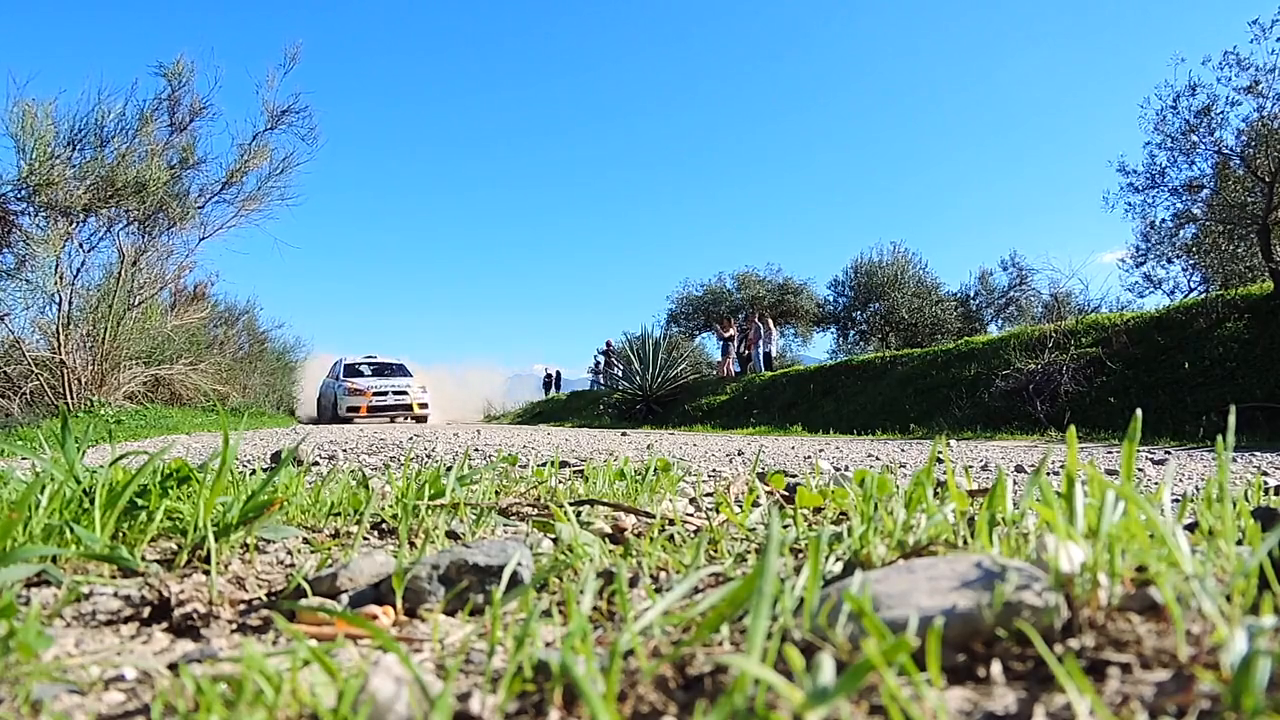
#> input picture frame 24 of Optical Flow/medium.mp4, 1280 x 720 px, given in place of car.mp4, which was not available
$ python dense-solution.py
#> lines starting #> are read from the running program, lines starting #| are printed output that depends on the picture; pictures that were not available may be replaced by others from this repository, and a replacement may not be noted
import cv2 as cv
import numpy as np

# The video feed is read in as a VideoCapture object
cap = cv.VideoCapture("car.mp4")
# ret = a boolean return value from getting the frame, first_frame = the first frame in the entire video sequence
ret, first_frame = cap.read()
#> first_frame is the input picture: shape (720, 1280, 3); mean B, G, R 154.7, 152.5, 113.4
# Converts frame to grayscale because we only need the luminance channel for detecting edges - less computationally expensive
prev_gray = cv.cvtColor(first_frame, cv.COLOR_BGR2GRAY)
# Creates an image filled with zero intensities with the same dimensions as the frame
mask = np.zeros_like(first_frame)
# Sets image saturation to maximum
mask[..., 1] = 255

while(cap.isOpened()):
    # ret = a boolean return value from getting the frame, frame = the current frame being projected in the video
    ret, frame = cap.read()
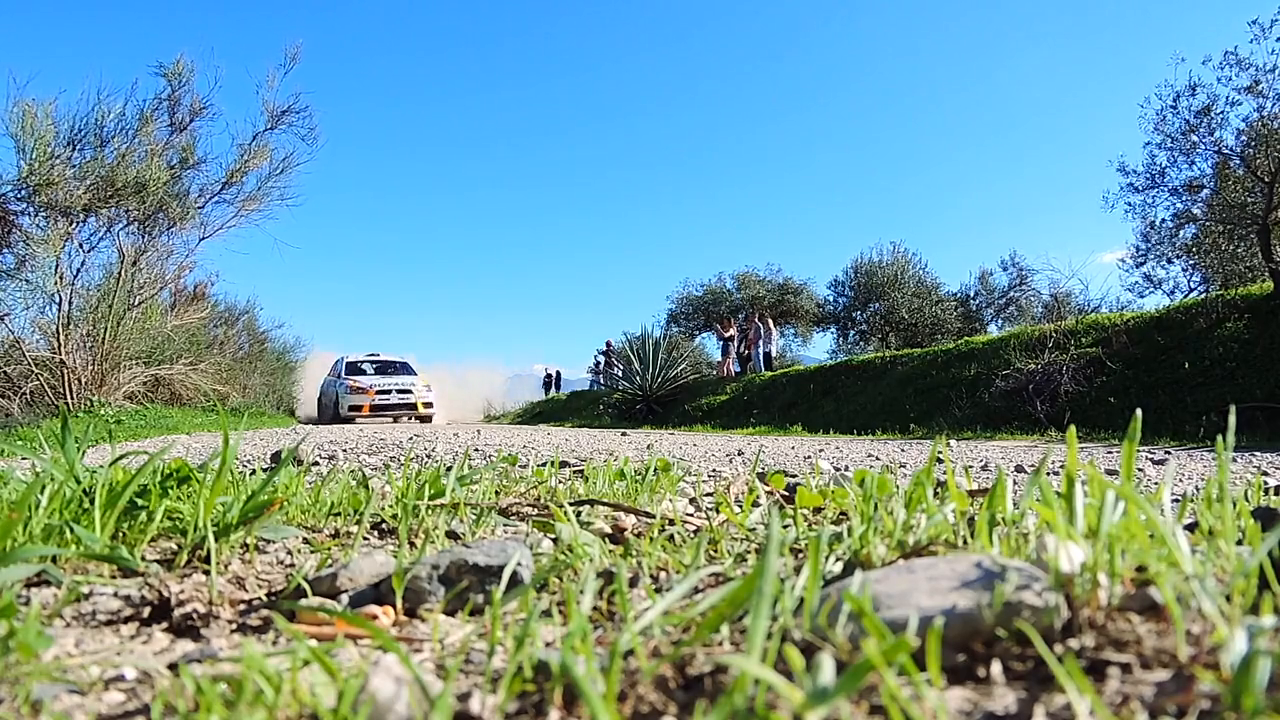
#> input picture frame 25 of Optical Flow/medium.mp4, 1280 x 720 px, given in place of car.mp4, which was not available
#> frame is the input picture: shape (720, 1280, 3); mean B, G, R 154.5, 152.4, 113.2
    # Opens a new window and displays the input frame
    cv.imshow("input", frame)
    # Converts each frame to grayscale - we previously only converted the first frame to grayscale
    gray = cv.cvtColor(frame, cv.COLOR_BGR2GRAY)
    # Calculates dense optical flow by Farneback method
    # https://docs.opencv.org/3.0-beta/modules/video/doc/motion_analysis_and_object_tracking.html#calcopticalflowfarneback
    flow = cv.calcOpticalFlowFarneback(prev_gray, gray, None, 0.5, 3, 15, 3, 5, 1.2, 0)
    # Computes the magnitude and angle of the 2D vectors
    magnitude, angle = cv.cartToPolar(flow[..., 0], flow[..., 1])
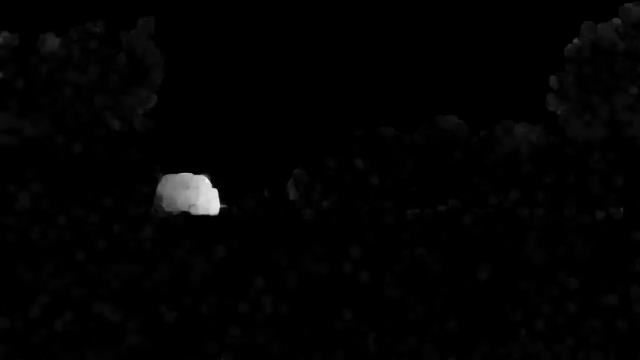
#> magnitude: shape (720, 1280) float32 (shown at 1/2 size); min 0, max 5.61, mean 0.0679; drawn with min black and max white
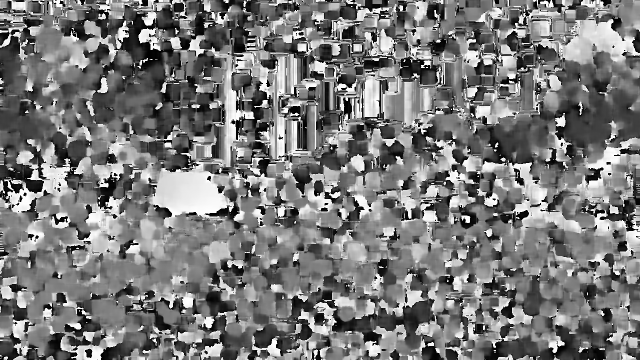
#> angle: shape (720, 1280) float32 (shown at 1/2 size); min 1.45e-14, max 6.28, mean 3; drawn with min black and max white
    # Sets image hue according to the optical flow direction
    mask[..., 0] = angle * 180 / np.pi / 2
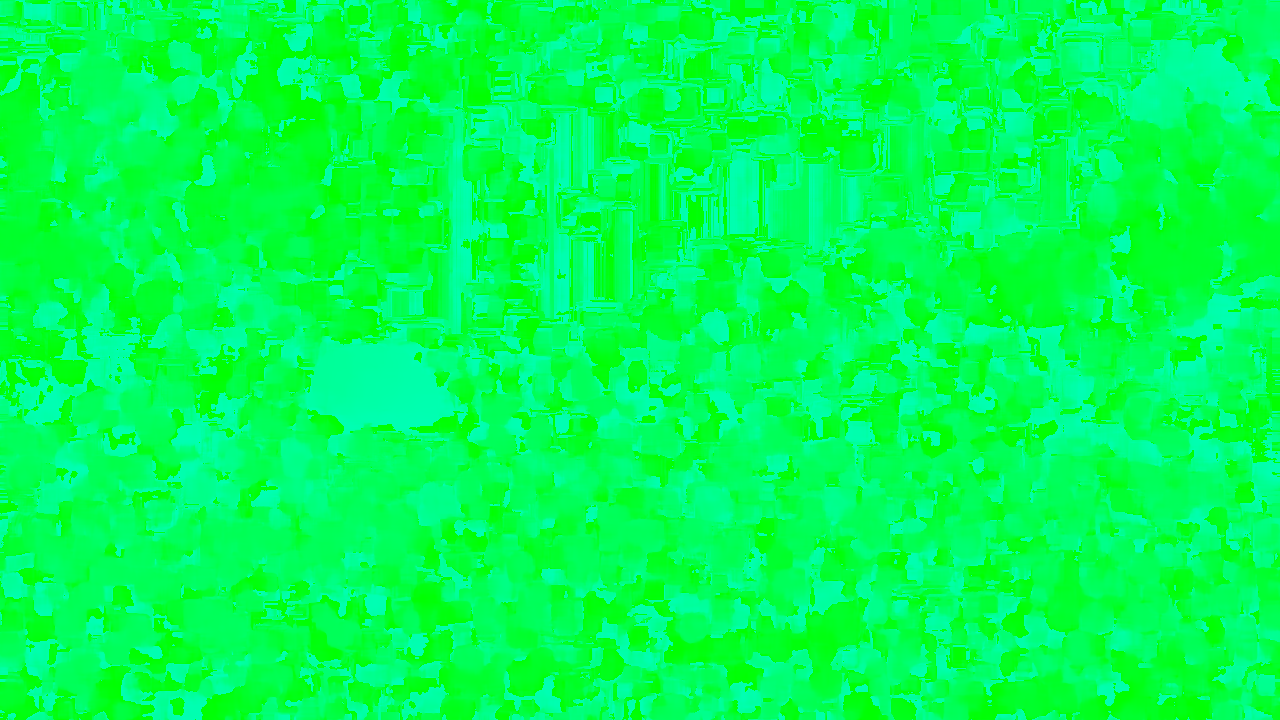
#> mask: shape (720, 1280, 3); mean of channels 0, 1, 2 85.3, 255, 0; drawn as B, G, R
    # Sets image value according to the optical flow magnitude (normalized)
    mask[..., 2] = cv.normalize(magnitude, None, 0, 255, cv.NORM_MINMAX)
    # Converts HSV to RGB (BGR) color representation
    rgb = cv.cvtColor(mask, cv.COLOR_HSV2BGR)

    # Opens a new window and displays the output frame
    cv.imshow("dense optical flow", rgb)
    # Updates previous frame
    prev_gray = gray
    # Frames are read by intervals of 1 millisecond. The programs breaks out of the while loop when the user presses the 'q' key
    if cv.waitKey(1) & 0xFF == ord('q'):
#> (key q is pressed here)
        break
# The following frees up resources and closes all windows
cap.release()
cv.destroyAllWindows()

$ run again, starting later in the video
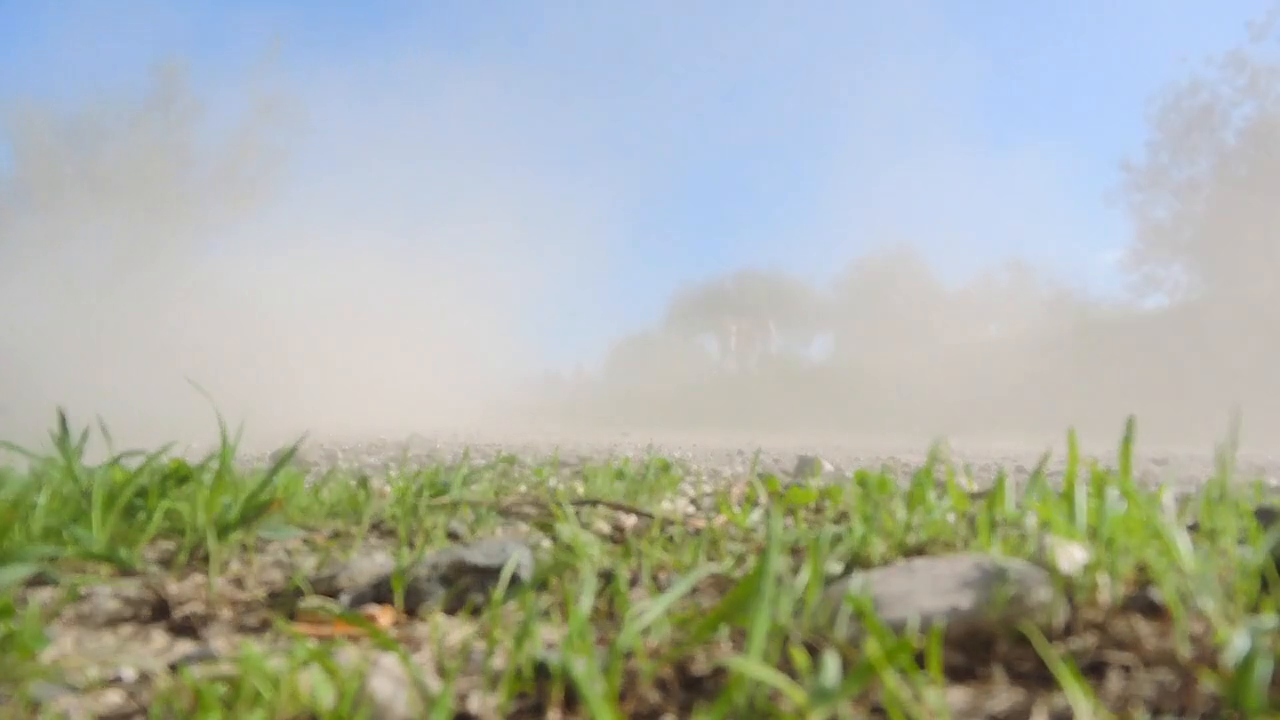
#> input picture frame 108 of Optical Flow/medium.mp4, 1280 x 720 px, given in place of car.mp4, which was not available
#> first_frame is the input picture: shape (720, 1280, 3); mean B, G, R 166.6, 176.8, 170.7
#> `mask[..., 2] = cv.normalize(magnitude, None, 0, 255, cv.NORM_MINMAX)`:
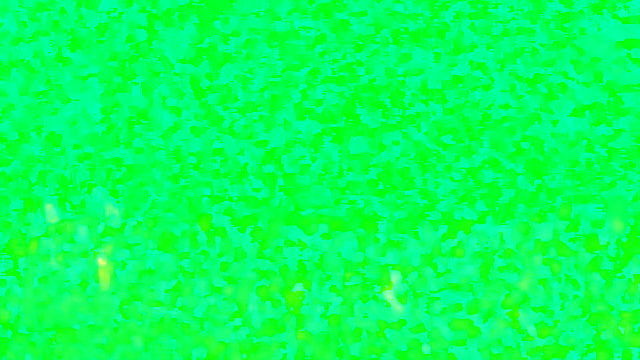
#> mask: shape (720, 1280, 3) (shown at 1/2 size); mean of channels 0, 1, 2 92.2, 255, 5.8; drawn as B, G, R
#> `rgb = cv.cvtColor(mask, cv.COLOR_HSV2BGR)`:
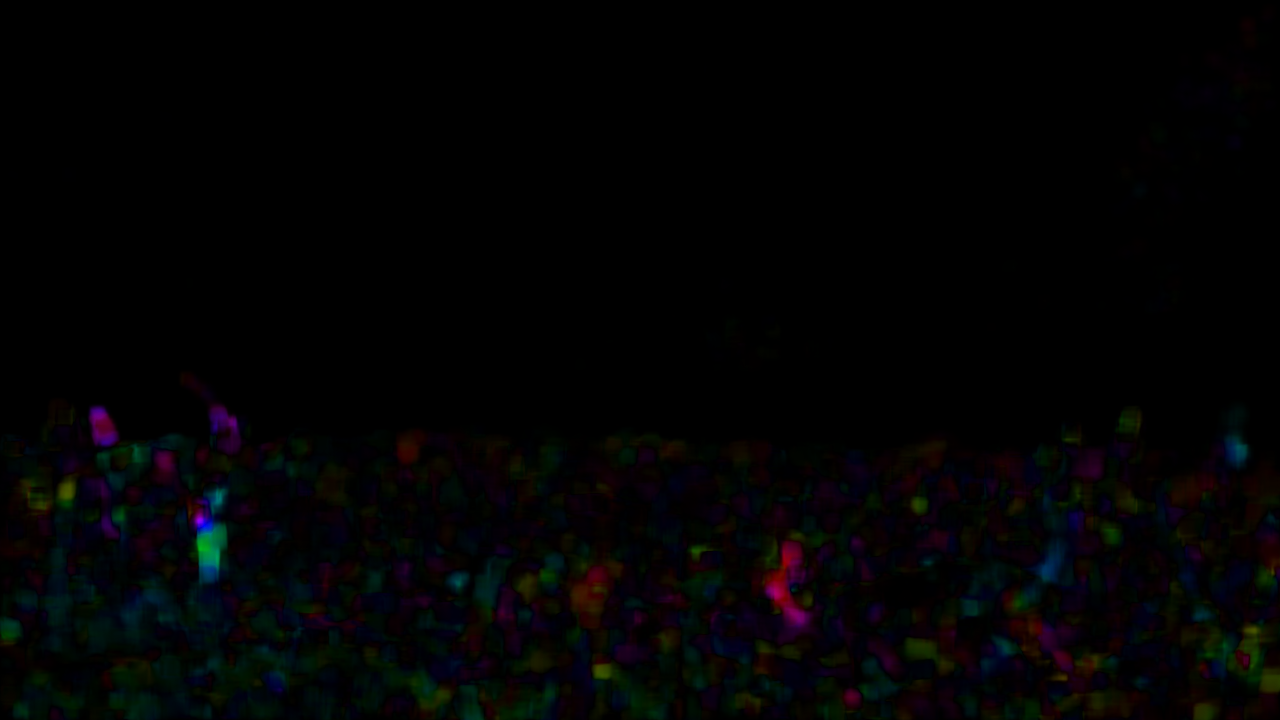
#> rgb: shape (720, 1280, 3); mean B, G, R 3.1, 2.7, 2.7

$ run again, starting later in the video
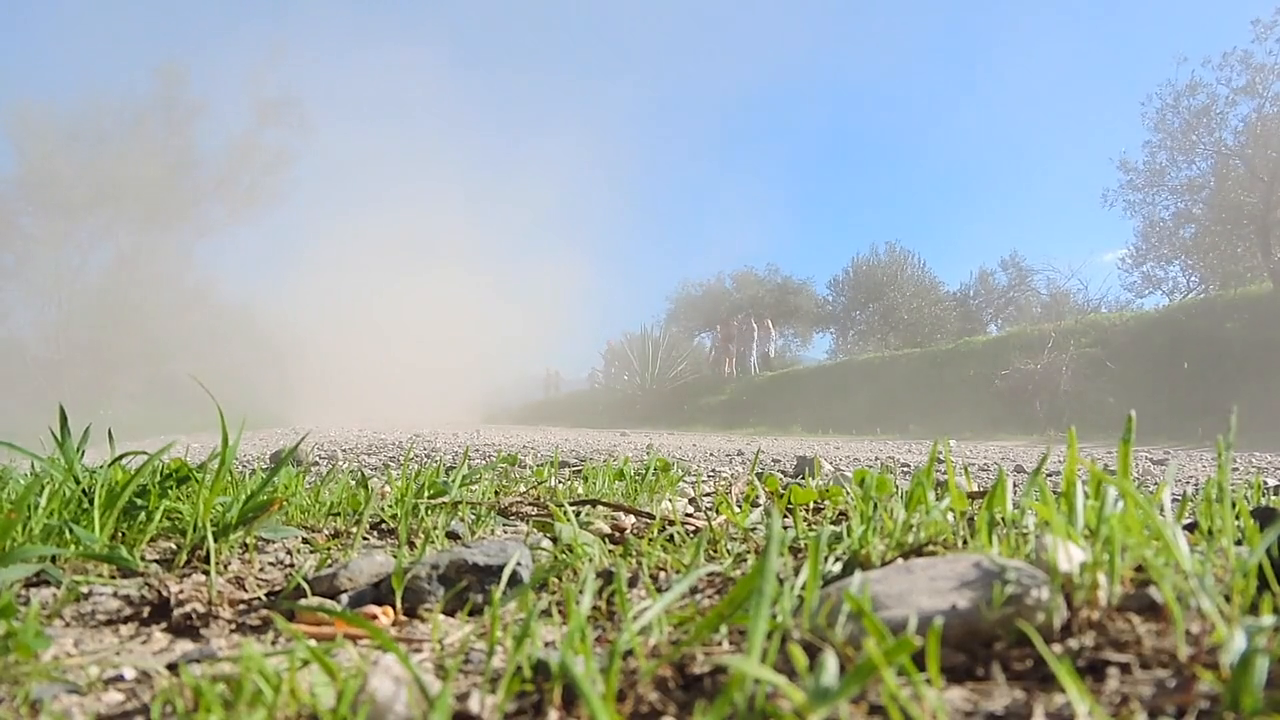
#> input picture frame 192 of Optical Flow/medium.mp4, 1280 x 720 px, given in place of car.mp4, which was not available
#> first_frame is the input picture: shape (720, 1280, 3); mean B, G, R 161.1, 170.8, 161.3
#> `mask[..., 2] = cv.normalize(magnitude, None, 0, 255, cv.NORM_MINMAX)`:
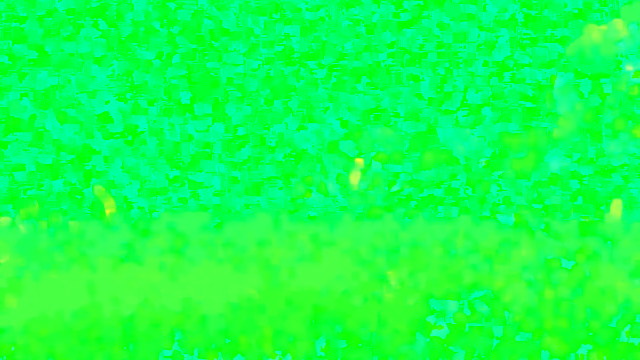
#> mask: shape (720, 1280, 3) (shown at 1/2 size); mean of channels 0, 1, 2 76.6, 255, 18.2; drawn as B, G, R
#> `rgb = cv.cvtColor(mask, cv.COLOR_HSV2BGR)`:
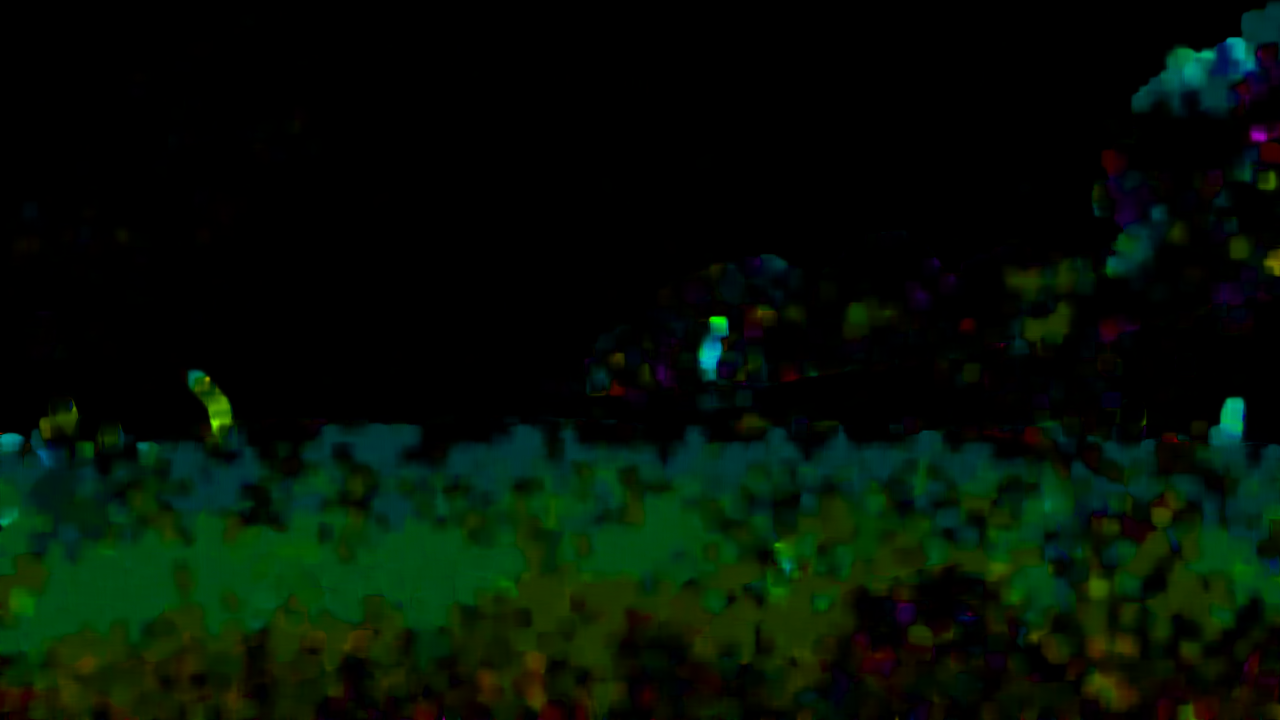
#> rgb: shape (720, 1280, 3); mean B, G, R 5.2, 17.1, 3.8
